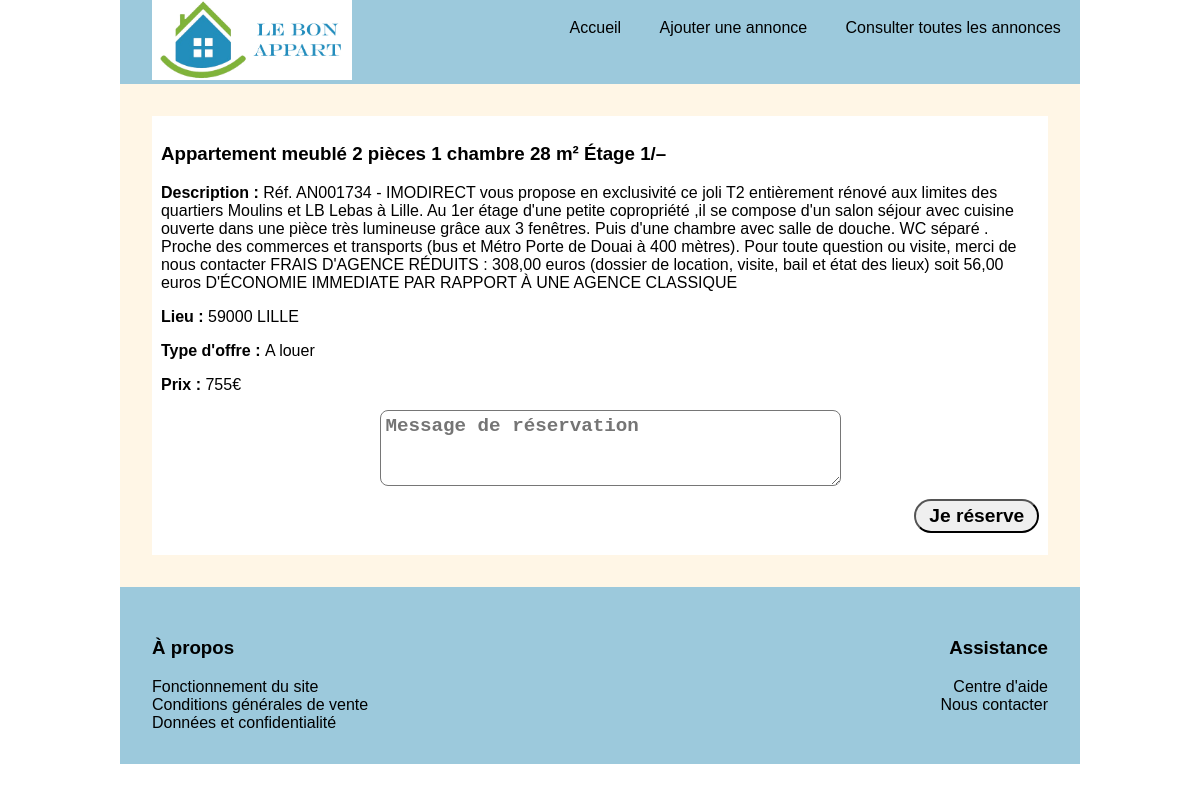
Page /advert.php?id=5 on the committed database.
### tables this page shows
CREATE TABLE `adverts` (
  `id` bigint(20) UNSIGNED NOT NULL,
  `title` varchar(255) NOT NULL,
  `description` text NOT NULL,
  `zipcode` int(11) NOT NULL,
  `city` varchar(255) NOT NULL,
  `type` varchar(255) NOT NULL,
  `price` decimal(10,0) NOT NULL,
  `reservation_message` text
);

### includes/adverts_functions.php (called while the page is built, shortened)
<?php
function getAdvert(int $id) {
    $bdd = connexion();
    $query = $bdd->prepare("SELECT * FROM adverts WHERE id=:id");
    $response = $query->execute([ 'id' => $id]) or die(print_r($bdd->errorInfo()));
    $result = $query->fetch();
    return $result;
}

### includes/advert_include.php (called while the page is built, shortened)
<?php
include_once 'adverts_functions.php';
$advert = getAdvert($_GET['id']);

### includes/add_message_include.php (called while the page is built, shortened)
<?php
include_once "adverts_functions.php";
if(isset($_GET) && $_GET !== []) {
    $message = getadvert($_GET['id']);
}

### advert.php (the view, shortened to what this page needs)
<?php
include_once "includes/advert_include.php";
include_once "includes/add_message_include.php";
?>
<!DOCTYPE html>
<html lang="fr">
<head>
    <link rel="stylesheet" href="css/style.css">
</head>
<body>
    <?php include_once "includes/header.php"; ?>
    <main>
        <section>
            <article>
                <h1><?php echo htmlspecialchars($advert['title']); ?></h1>
                <p><strong>Description : </strong><?php echo htmlspecialchars($advert['description']); ?></p>
                <p><strong>Lieu : </strong><?php echo htmlspecialchars($advert['zipcode']); ?>
                    <?php echo htmlspecialchars($advert['city']); ?></p>
                <p><strong>Type d'offre : </strong><?php echo htmlspecialchars($advert['type']); ?></p>
                <p><strong>Prix : </strong><?php echo htmlspecialchars($advert['price']) . "€"; ?></p>
                <aside>
                <form action="#" method="POST">
                <p>
                    <div>
                        <textarea type="text" class="message" name="message" id="message" cols="30" rows="3" placeholder="Message de réservation"></textarea>
                    </div>
                </p>
                <p class="btn-submit">
                    <input type="submit" value="Je réserve">
                </p>
                </form>
            </aside>
            </article>
        </section>
    </main>
    <?php include_once "includes/footer.php"; ?>
</body>
</html>

### css/style.css (style rules this page uses)
body { font-family: 'Raleway', sans-serif; margin: auto; width: 80vw; }
article { background-color: #ffffff; padding: 1%; }
section, p#message { background-color: #fff6e6; }
section { width: 100%; margin: auto; padding: 2rem; box-sizing: border-box; }
form { width: 75%; }
label, input, textarea, select { font-size: 1.2rem; font-weight: 600; margin-bottom: 0.8rem; border-radius: 0.5rem; padding: 0.25rem; box-sizing: border-box; }
input, textarea { width: 70%; }
input[type=submit] { border-radius: 10rem; width: auto; padding-left: 0.8rem; padding-right: 0.8rem; }
form p { margin-top: 0; margin-bottom: 0; }
form div { display: flex; }
.btn-submit { text-align: right; }
aside { display: flex; justify-content: end; }

### rows in the picture
adverts: title "Appartement meublé 2 pièces 1 chambre 28 m² Étage 1/–", description "Réf. AN001734 - IMODIRECT vous propose en exclusivité ce joli T2 entièrement rénové aux limites des quartiers Moulins et LB Lebas à Lille. Au 1er étage d'une petite copropriété ,il se compose d'un salon séjour avec cuisine ouverte dans une pièce très lumineuse grâce aux 3 fenêtres. Puis d'une chambre avec salle de douche. WC séparé . Proche des commerces et transports (bus et Métro Porte de Douai à 400 mètres). Pour toute question ou visite, merci de nous contacter FRAIS D'AGENCE RÉDUITS : 308,00 euros (dossier de location, visite, bail et état des lieux) soit 56,00 euros D'ÉCONOMIE IMMEDIATE PAR RAPPORT À UNE AGENCE CLASSIQUE", zipcode "59000", city "LILLE", type "A louer", price "755"
